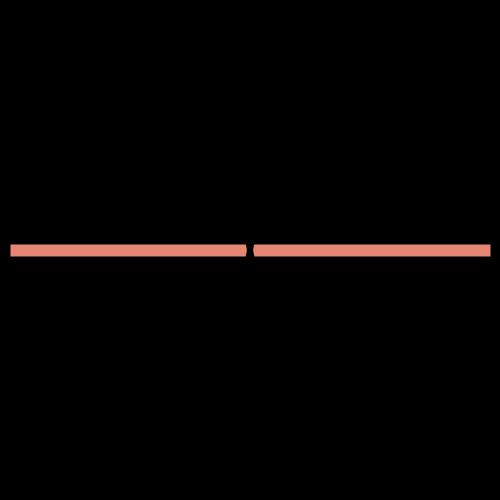
Frame 1 (no input)
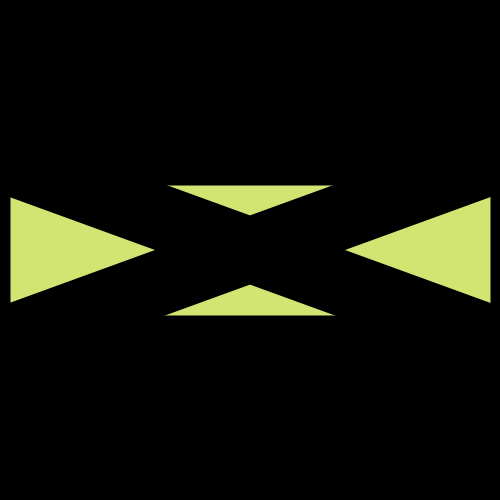
Frame 60 (the mouse pressed at the canvas centre just before this capture)
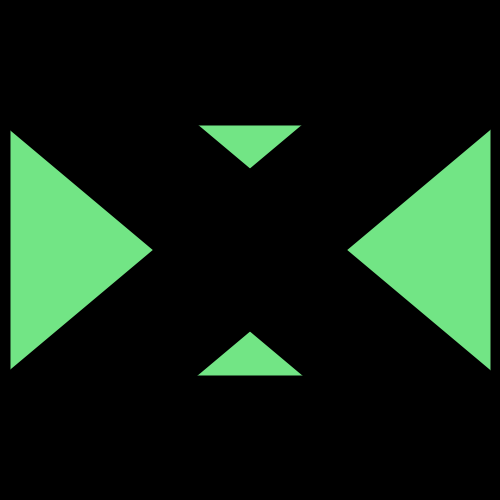
Frame 120 (the mouse held since frame 60 and released just before this capture)

The Processing sketch that drew these frames (run headless with seeded random() and noise(); from frame 60 on, the mouse is pressed at the canvas centre):

// Processing sketch: processing_154244
// ── processing_154244.pde

// day two: and another again

float lineStroke = 10;
float growthSpeed = 2;
float growthDirection = 1;
float degrees = 10;

void setup(){
  size(500, 500);
  colorMode(HSB, 360, 100, 100);
}


void draw(){
  background(0);
  // line stroke size
  lineStroke = lineStroke + (growthSpeed * growthDirection);
  
  //stroke pulse
  if(lineStroke > 400 || lineStroke < 1){
    growthDirection *= -1;
  } 
  
  // pulse degrees
  if(degrees < 360 ){
    degrees = degrees + 1;
  } 
  if(degrees == 360){
    degrees = 0;
  }
  
  // flipping degree's for the opposite rotation on the line
  float degrees2 = map(degrees, 0, 360, 360 ,0);
  
  // draw the line
  strokeCap(SQUARE);
  // color in HSB shifting with the rotation
  stroke(degrees, 50, 90);
  strokeWeight(lineStroke);
  line(10, height/2, width-10, height/2);
  
  
  // black lines
  fill(0);
  noStroke();
  rectMode(CENTER);
  
  
  // line one
  pushMatrix();
  translate(width/2, height/2);
  rotate(radians(degrees));
  rect(0,0, lineStroke/2, height*2 );
  popMatrix();
  
  //line two
  pushMatrix();
  translate(width/2, height/2);
  rotate(radians(degrees2));
  rect(0,0, lineStroke/2, height*2 );
  popMatrix();
 
}
